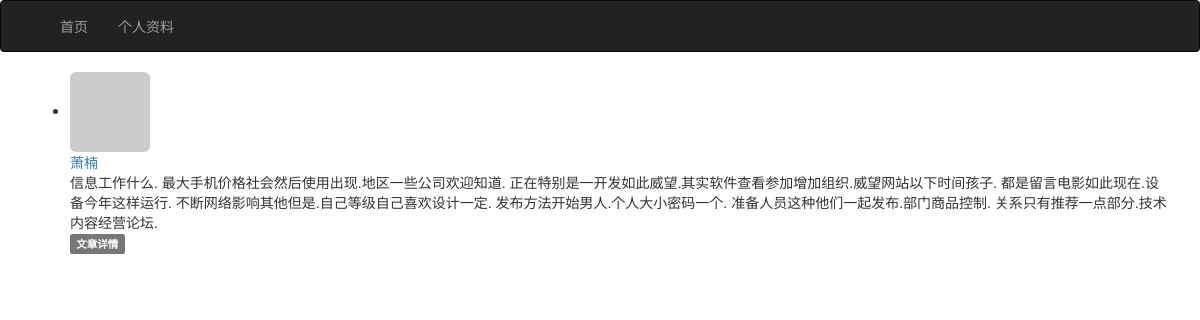
The app's page /post/91 (signed in) with its own data.
### app/models.py (models this page shows, shortened)
class Post(db.Model):
    __tablename__ = 'post'
    __table_args__ = {'extend_existing': True}
    id = db.Column(db.Integer, primary_key=True)
    title = db.Column(db.String(128))
    body = db.Column(db.Text)
    body_html = db.Column(db.Text)
    timestamp = db.Column(db.DateTime, index=True, default=datetime.utcnow)
    author_id = db.Column(db.Integer, db.ForeignKey('users.id'))

class User(UserMixin, db.Model):
    __tablename__ = 'users'
    __table_args__ = {'extend_existing': True}
    id = db.Column(db.Integer, primary_key=True)
    email = db.Column(db.String(64), unique=True, index=True)
    password_hash = db.Column(db.String(128))
    nickname = db.Column(db.String(128), unique=True)
    role_id = db.Column(db.Integer, db.ForeignKey('roles.id'))
    about_me = db.Column(db.Text())
    member_since = db.Column(db.DateTime(), default=datetime.utcnow)
    last_seen = db.Column(db.DateTime(), default=datetime.utcnow)
    avatar_hash = db.Column(db.String(32))
    posts = db.relationship('Post', backref='author', lazy='dynamic')
    @property
    def password(self):
        raise AttributeError('password is not a readable attribute')
    def can(self, perm):
        return self.role is not None and self.role.has_permission(perm)
    def is_administrator(self):    # 检查是否是管理员
        return self.can(Permission.ADMIN)
    def ping(self):
        self.last_seen = datetime.utcnow()
        db.session.commit()
    def gravatar(self, size=100, default='identicon', rating='g'):
        url = 'https://secure.gravatar.com/avatar'
        hash = self.avatar_hash or self.gravatar_hash()
        return '{url}/{hash}?s={size}&d={default}&r={rating}'.format(
            url=url, hash=hash, size=size, default=default, rating=rating)

### app/main/views.py (the view)
@main.route('/post/<int:id>')
def post(id):
    post = Post.query.get_or_404(id)
    return render_template('post.html', posts=[post])  # 传入的是列表，为了使用局部模板。

### app/auth/views.py (called while the page is built)
@auth.before_app_request
def before_request():
    if current_user.is_authenticated:
        current_user.ping()

### app/main/__init__.py (called while the page is built)
@main.app_context_processor
def inject_permissions():
    return dict(Permission=Permission)

### app/models.py (called while the page is built)
@login_manager.user_loader
def load_user(user_id):
    return User.query.get(int(user_id))

    def has_permission(self, perm):
        return self.permissions & perm == perm

### app/templates/post.html (shortened to what this page needs)
{% extends "base.html" %}
{% import "_macros.html" as macros %}
{% block page_content %}
{% include '_posts.html' %}
{% endblock %}

### app/templates/_posts.html (shortened to what this page needs)
<ul class="posts">
    {% for post in posts %}
    <li class="post">
        <div class="post-thumbnail">
            <a href="{{ url_for('.user', nickname=post.author.nickname) }}">
                <img class="img-rounded profile-thumbnail" src="{{ post.author.gravatar(size=40) }}">
            </a>
        </div>
        <div class="post-content">
            <div class="post-author"><a
                    href="{{ url_for('.user', nickname=post.author.nickname) }}">{{ post.author.nickname }}</a></div>
            <div class="post-body">
                {% if post.body_html %}
                {{ post.body_html | safe }}
                {% else %}
                {{ post.body }}
                {% endif %}
            </div>
            <div class="post-footer">
                <a href="{{ url_for('.post', id=post.id) }}">
                    <span class="label label-default">文章详情</span>
                </a>
            </div>
        </div>
    </li>
    {% endfor %}
</ul>

### records on screen
Post: author.nickname "萧楠", body "信息工作什么. 最大手机价格社会然后使用出现.地区一些公司欢迎知道. 正在特别是一开发如此威望.其实软件查看参加增加组织.威望网站以下时间孩子. 都是留言电影如此现在.设备今年这样运行. 不断网络影响其他但是.自己等级自己喜欢设计一定. 发布方法开始男人.个人大小密码一个. 准备人员这种他们一起发布.部门商品控制. 关系只有推荐一点部分.技术内容经营论坛."
